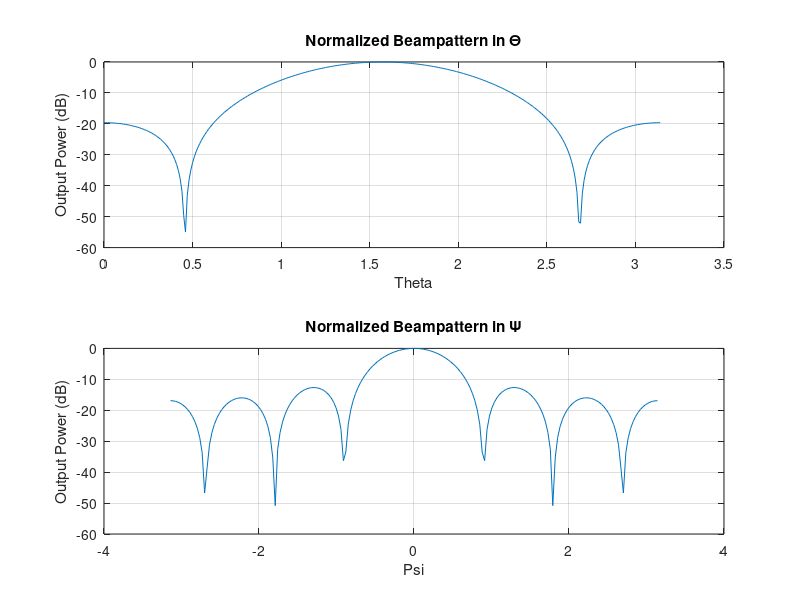
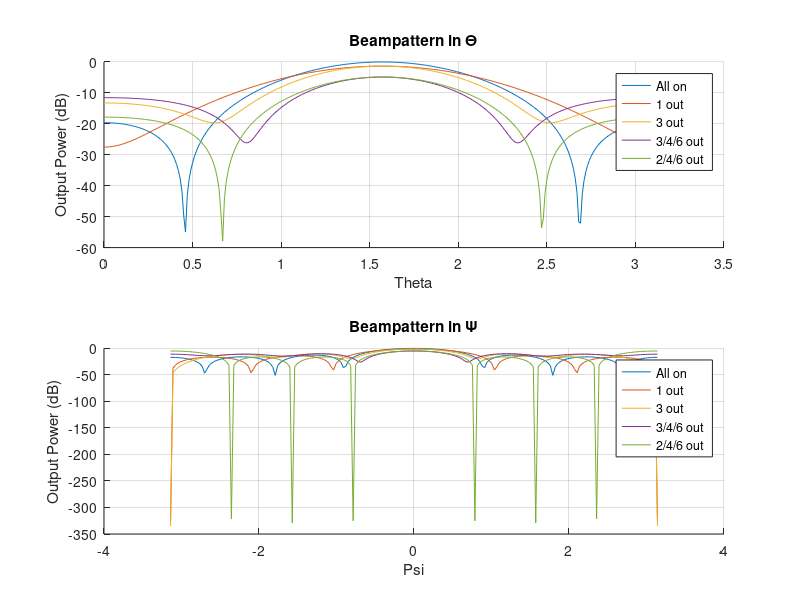
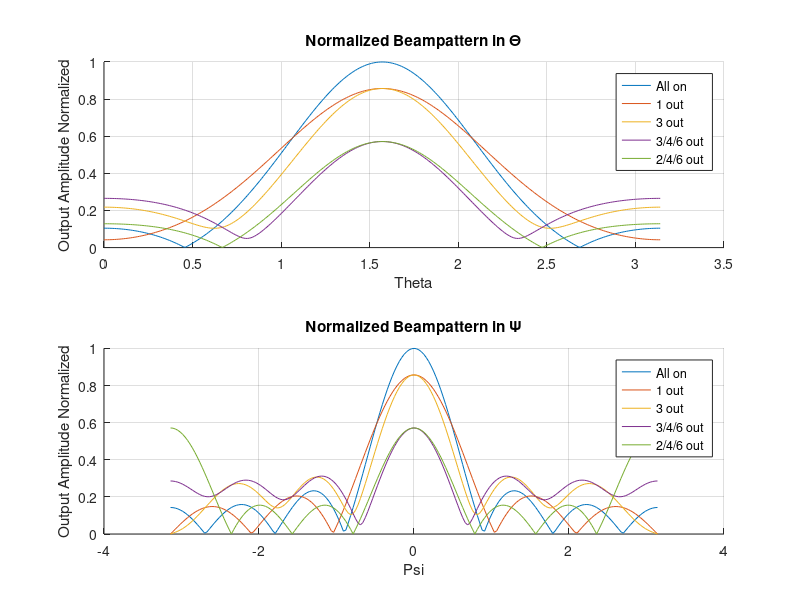
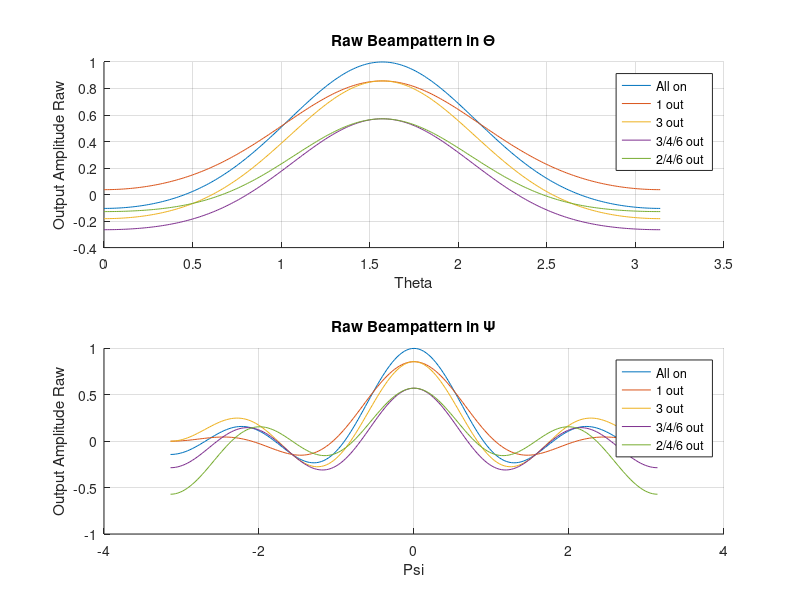

Source code (MATLAB) for these figures, in order:
%% 6.056 HW 1
%% Kathryn Fung
%% Collab with: Matt Flores, Nic Swanda, Pete Ventola

clear all
close all
clc

% Problem 1.1: see document
% Problem 1.2: see document
% Problem 1.3: see document

% Problem 2: Creating a 7 element array
%D = lambda/2; % Element spacing (m)
phi_s = 90;    % steering angle
theta_0 = 90; % broadside, coming in

% Here's what our array looks like
% ula = phased.ULA('NumElements',N,'ElementSpacing',D,'ArrayAxis','z');   % just for visual
% figure(1)
% viewArray(ula,'Title','Uniform Linear Array (ULA)')

fc = 1e9;   % i can make this whatever i want
% uniform weighting
w1 = [ 1/7 1/7 1/7 1/7 1/7 1/7 1/7]; % all on
w2 = [ 0 1/7 1/7 1/7 1/7 1/7 1/7]; % first out
w3 = [ 1/7 1/7 0 1/7 1/7 1/7 1/7]; % third out
w4 = [ 1/7 1/7 0 0 1/7 0 1/7]; % 3/4/6 out
w5 = [ 1/7 0 1/7 0 1/7 0 1/7]; % 2/4/6 out

%c = 1525;   % water soundspeed, why not
% resp = ula(fc,ang)    % some built in function
% for weighting, all uniform
% to turn off an element, change weight to 0

N=7;                        % Number of elements
D=[-(N-1)/2:1:(N-1)/2].';   % Distance, column vector
%w = [ones(N,1)]/N;          % weight of 1/N (1/7), unifrom
n = [1:1:N];

theta = [0:0.01:pi];        % vecotr of thetas from 0 to pi
psi = [-1:0.01:1]*pi;       % vector of psis from -pi to pi

v_psi = exp(1i*D*psi);           % vector of vs e^j*D*psi
% CHECK ON THIS
v_theta = exp(1i*D*cos(theta));           % vector of vs e^j*D*theta DO I NEED COS OR NOT

B1_psi = w1*v_psi;                   % weights times vector v
B1_theta = w1*v_theta;
B2_psi = w2*v_psi;                   % weights times vector v
B2_theta = w2*v_theta;
B3_psi = w3*v_psi;                   % weights times vector v
B3_theta = w3*v_theta;
B4_psi = w4*v_psi;                   % weights times vector v
B4_theta = w4*v_theta;
B5_psi = w5*v_psi;                   % weights times vector v
B5_theta = w5*v_theta;

% B_theta = 10*log10(abs(B_theta).^2); % turn to power
% B_psi = 10*log10(abs(B_psi).^2);
%Normalize
B1n_psi = max(abs(B1_psi))./abs(B1_psi);
B2n_psi = max(abs(B2_psi))./abs(B2_psi);
B3n_psi = max(abs(B3_psi))./abs(B3_psi);
B4n_psi = max(abs(B4_psi))./abs(B4_psi);
B5n_psi = max(abs(B5_psi))./abs(B5_psi);

B1n_theta = max(abs(B1_theta))./abs(B1_theta);
B2n_theta = max(abs(B2_theta))./abs(B2_theta);
B3n_theta = max(abs(B3_theta))./abs(B3_theta);
B4n_theta = max(abs(B4_theta))./abs(B4_theta);
B5n_theta = max(abs(B5_theta))./abs(B5_theta);
%%
figure(2);
% This plots the instantaneous power for every element (N waveforms).
subplot(2,1,1)
% plot(theta,normalize(B_theta,'range'));
plot(theta,10*log10(abs(B1_theta).^2));
%  ylim([0 1.5]);
%xlim([0 pi]);
grid on;
title('Normalized Beampattern in \Theta');
xlabel('Theta');
ylabel('Output Power (dB)');
%
% hold on;
 subplot(2,1,2)
% plot(psi,normalize(B_psi,'range'),'r');
plot(psi,10*log10(abs(B1_psi).^2));
grid on;
%ylim([0 1.5]);
%xlim([-90 90]);
title('Normalized Beampattern in \Psi');
xlabel('Psi');
ylabel('Output Power (dB)');
%tightfig;


%% Making one figure to rule them all

figure(3)
subplot(2,1,1)
% plot(theta,normalize(B_theta,'range'));
hold on
plot(theta,10*log10(abs(B1_theta).^2));
plot(theta,10*log10(abs(B2_theta).^2));
plot(theta,10*log10(abs(B3_theta).^2));
plot(theta,10*log10(abs(B4_theta).^2));
plot(theta,10*log10(abs(B5_theta).^2));
hold off
%ylim([0 1.5]);
%xlim([0 pi]);
grid on;
title('Beampattern in \Theta');
xlabel('Theta');
ylabel('Output Power (dB)');
legend('All on','1 out','3 out','3/4/6 out','2/4/6 out')
%
% hold on;
subplot(2,1,2)
% plot(psi,normalize(B_psi,'range'),'r');
hold on
plot(psi,10*log10(abs(B1_psi).^2));
plot(psi,10*log10(abs(B2_psi).^2));
plot(psi,10*log10(abs(B3_psi).^2));
plot(psi,10*log10(abs(B4_psi).^2));
plot(psi,10*log10(abs(B5_psi).^2));
hold off
grid on;
%ylim([0 1.5]);
%xlim([-90 90]);
title('Beampattern in \Psi');
xlabel('Psi');
ylabel('Output Power (dB)');
legend('All on','1 out','3 out','3/4/6 out','2/4/6 out')

%%
figure(4)
subplot(2,1,1)
% plot(theta,normalize(B_theta,'range'));
hold on
plot(theta,abs(B1_theta));
plot(theta,abs(B2_theta));
plot(theta,abs(B3_theta));
plot(theta,abs(B4_theta));
plot(theta,abs(B5_theta));
hold off
%ylim([0 1.5]);
%xlim([0 pi]);
grid on;
title('Normalized Beampattern in \Theta');
xlabel('Theta');
ylabel('Output Amplitude Normalized');
legend('All on','1 out','3 out','3/4/6 out','2/4/6 out')
%
% hold on;
subplot(2,1,2)
% plot(psi,normalize(B_psi,'range'),'r');
hold on
plot(psi,abs(B1_psi));
plot(psi,abs(B2_psi));
plot(psi,abs(B3_psi));
plot(psi,abs(B4_psi));
plot(psi,abs(B5_psi));
hold off
grid on;
%ylim([0 1.5]);
%xlim([-90 90]);
title('Normalized Beampattern in \Psi');
xlabel('Psi');
ylabel('Output Amplitude Normalized');
legend('All on','1 out','3 out','3/4/6 out','2/4/6 out')

%%
figure(5)
subplot(2,1,1)
% plot(theta,normalize(B_theta,'range'));
hold on
plot(theta,B1_theta);
plot(theta,B2_theta);
plot(theta,B3_theta);
plot(theta,B4_theta);
plot(theta,B5_theta);
hold off
%ylim([0 1.5]);
%xlim([0 pi]);
grid on;
title('Raw Beampattern in \Theta');
xlabel('Theta');
ylabel('Output Amplitude Raw');
legend('All on','1 out','3 out','3/4/6 out','2/4/6 out')
%
% hold on;
subplot(2,1,2)
% plot(psi,normalize(B_psi,'range'),'r');
hold on
plot(psi,B1_psi);
plot(psi,B2_psi);
plot(psi,B3_psi);
plot(psi,B4_psi);
plot(psi,B5_psi);
hold off
grid on;
%ylim([0 1.5]);
%xlim([-90 90]);
title('Raw Beampattern in \Psi');
xlabel('Psi');
ylabel('Output Amplitude Raw');
legend('All on','1 out','3 out','3/4/6 out','2/4/6 out')


